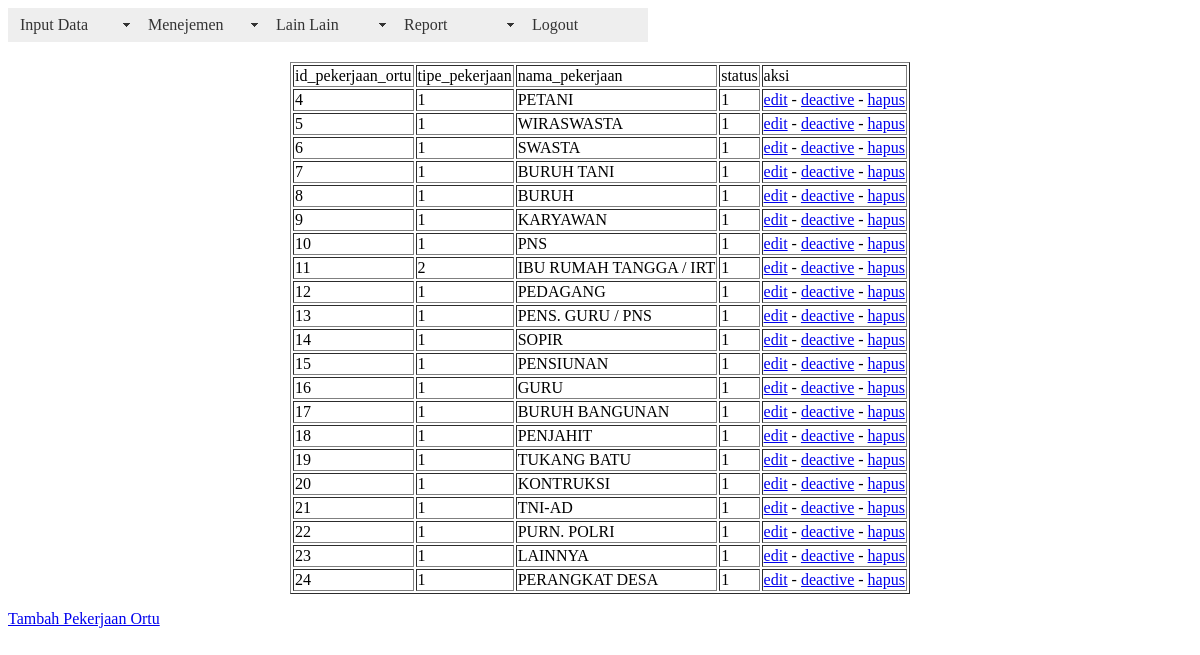
/panel/tampil_pekerjaan_ortu.php (signed in), run on the app's committed database.
### tables this page shows
CREATE TABLE IF NOT EXISTS `ext_pekerjaan_ortu` (
  `id_pekerjaan_ortu` int(10) NOT NULL AUTO_INCREMENT,
  `tipe_pekerjaan` int(2) NOT NULL DEFAULT '1',
  `nama_pekerjaan` varchar(50) NOT NULL,
  `status` int(2) NOT NULL DEFAULT '1',
  PRIMARY KEY (`id_pekerjaan_ortu`)
);

### panel/tampil_pekerjaan_ortu.php (the view, shortened to what this page needs)
<?php require_once('../Connections/connect.php'); ?>
<?php require_once('../inc/header.php'); ?>
<?php
$query_ext_pekerjaan_ortu = "SELECT * FROM ext_pekerjaan_ortu";
$ext_pekerjaan_ortu = mysql_query($query_ext_pekerjaan_ortu, $connect) or die(mysql_error());
$row_ext_pekerjaan_ortu = mysql_fetch_assoc($ext_pekerjaan_ortu);
?>
<!DOCTYPE html PUBLIC "-//W3C//DTD XHTML 1.0 Transitional//EN" "http://www.w3.org/TR/xhtml1/DTD/xhtml1-transitional.dtd">
<html xmlns="http://www.w3.org/1999/xhtml">
<head>
</head>
<body>
<table border="1" align="center">
  <tr>
    <td>id_pekerjaan_ortu</td>
    <td>tipe_pekerjaan</td>
    <td>nama_pekerjaan</td>
    <td>status</td>
    <td>aksi</td>
  </tr>
  <?php do { ?>
    <tr>
      <td><?php echo $row_ext_pekerjaan_ortu['id_pekerjaan_ortu']; ?></td>
      <td><?php echo $row_ext_pekerjaan_ortu['tipe_pekerjaan']; ?></td>
      <td><?php echo $row_ext_pekerjaan_ortu['nama_pekerjaan']; ?></td>
      <td><?php echo $row_ext_pekerjaan_ortu['status']; ?></td>
      <td><a href="edit_pekerjaan_ortu.php?id=<?php echo $row_ext_pekerjaan_ortu['id_pekerjaan_ortu']; ?>">edit</a> - <a href="deactive_pekerjaan_ortu.php?id=<?php echo $row_ext_pekerjaan_ortu['id_pekerjaan_ortu']; ?>">deactive</a> - <a href="hapus_pekerjaan_ortu.php?id=<?php echo $row_ext_pekerjaan_ortu['id_pekerjaan_ortu']; ?>">hapus</a></td>
    </tr>
    <?php } while ($row_ext_pekerjaan_ortu = mysql_fetch_assoc($ext_pekerjaan_ortu)); ?>
</table>
<p><a href="input_pekerjaan_ortu.php">Tambah Pekerjaan Ortu</a></p>
</body>
</html>

### data on the page
ext_pekerjaan_ortu: id_pekerjaan_ortu "4", tipe_pekerjaan "1", nama_pekerjaan "PETANI", status "1"
ext_pekerjaan_ortu: id_pekerjaan_ortu "5", tipe_pekerjaan "1", nama_pekerjaan "WIRASWASTA", status "1"
ext_pekerjaan_ortu: id_pekerjaan_ortu "6", tipe_pekerjaan "1", nama_pekerjaan "SWASTA", status "1"
ext_pekerjaan_ortu: id_pekerjaan_ortu "7", tipe_pekerjaan "1", nama_pekerjaan "BURUH TANI", status "1"
ext_pekerjaan_ortu: id_pekerjaan_ortu "8", tipe_pekerjaan "1", nama_pekerjaan "BURUH", status "1"
ext_pekerjaan_ortu: id_pekerjaan_ortu "9", tipe_pekerjaan "1", nama_pekerjaan "KARYAWAN", status "1"
ext_pekerjaan_ortu: id_pekerjaan_ortu "10", tipe_pekerjaan "1", nama_pekerjaan "PNS", status "1"
ext_pekerjaan_ortu: id_pekerjaan_ortu "11", tipe_pekerjaan "2", nama_pekerjaan "IBU RUMAH TANGGA / IRT", status "1"
ext_pekerjaan_ortu: id_pekerjaan_ortu "12", tipe_pekerjaan "1", nama_pekerjaan "PEDAGANG", status "1"
ext_pekerjaan_ortu: id_pekerjaan_ortu "13", tipe_pekerjaan "1", nama_pekerjaan "PENS. GURU / PNS", status "1"
ext_pekerjaan_ortu: id_pekerjaan_ortu "14", tipe_pekerjaan "1", nama_pekerjaan "SOPIR", status "1"
ext_pekerjaan_ortu: id_pekerjaan_ortu "15", tipe_pekerjaan "1", nama_pekerjaan "PENSIUNAN", status "1"
ext_pekerjaan_ortu: id_pekerjaan_ortu "16", tipe_pekerjaan "1", nama_pekerjaan "GURU", status "1"
ext_pekerjaan_ortu: id_pekerjaan_ortu "17", tipe_pekerjaan "1", nama_pekerjaan "BURUH BANGUNAN", status "1"
ext_pekerjaan_ortu: id_pekerjaan_ortu "18", tipe_pekerjaan "1", nama_pekerjaan "PENJAHIT", status "1"
ext_pekerjaan_ortu: id_pekerjaan_ortu "19", tipe_pekerjaan "1", nama_pekerjaan "TUKANG BATU", status "1"
ext_pekerjaan_ortu: id_pekerjaan_ortu "20", tipe_pekerjaan "1", nama_pekerjaan "KONTRUKSI", status "1"
ext_pekerjaan_ortu: id_pekerjaan_ortu "21", tipe_pekerjaan "1", nama_pekerjaan "TNI-AD", status "1"
ext_pekerjaan_ortu: id_pekerjaan_ortu "22", tipe_pekerjaan "1", nama_pekerjaan "PURN. POLRI", status "1"
ext_pekerjaan_ortu: id_pekerjaan_ortu "23", tipe_pekerjaan "1", nama_pekerjaan "LAINNYA", status "1"
ext_pekerjaan_ortu: id_pekerjaan_ortu "24", tipe_pekerjaan "1", nama_pekerjaan "PERANGKAT DESA", status "1"
